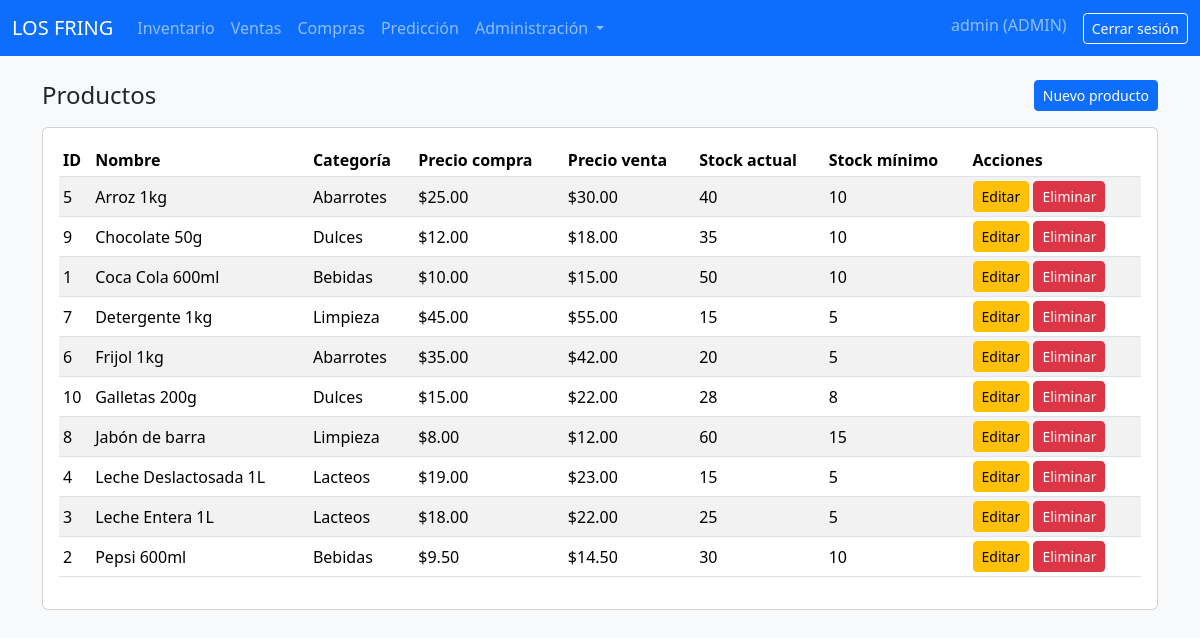
Page /productos/listar.php (signed in) on the committed database.
### tables this page shows
CREATE TABLE IF NOT EXISTS productos (
  id_producto INT AUTO_INCREMENT PRIMARY KEY,
  codigo_barras VARCHAR(50) DEFAULT NULL,
  nombre VARCHAR(150) NOT NULL,
  id_categoria INT DEFAULT NULL,
  precio_compra DECIMAL(10,2) NOT NULL DEFAULT 0,
  precio_venta DECIMAL(10,2) NOT NULL DEFAULT 0,
  stock_actual INT NOT NULL DEFAULT 0,
  stock_minimo INT NOT NULL DEFAULT 0,
  unidad VARCHAR(20) NOT NULL DEFAULT 'pz',
  fecha_caducidad DATE DEFAULT NULL,
  CONSTRAINT fk_productos_categoria
    FOREIGN KEY (id_categoria) REFERENCES categorias(id_categoria)
    ON UPDATE CASCADE ON DELETE SET NULL
);

CREATE TABLE IF NOT EXISTS categorias (
  id_categoria INT AUTO_INCREMENT PRIMARY KEY,
  nombre VARCHAR(100) NOT NULL
);

### productos/listar.php (the view, shortened to what this page needs)
<?php
$pdo = getPDO();
$stmt = $pdo->query('
    SELECT p.*, c.nombre AS categoria
    FROM productos p
    LEFT JOIN categorias c ON p.id_categoria = c.id_categoria
    ORDER BY p.nombre
');
$productos = $stmt->fetchAll();
include __DIR__ . '/../includes/header.php';
include __DIR__ . '/../includes/navbar.php';
?>
<div class="container">
    <div class="d-flex justify-content-between align-items-center mb-3">
        <h1 class="h4 mb-0">Productos</h1>
        <a href="crear.php" class="btn btn-primary btn-sm">Nuevo producto</a>
    </div>
    <div class="card">
        <div class="card-body">
            <table class="table table-striped table-sm align-middle">
                <thead>
                <tr>
                    <th>ID</th>
                    <th>Nombre</th>
                    <th>Categoría</th>
                    <th>Precio compra</th>
                    <th>Precio venta</th>
                    <th>Stock actual</th>
                    <th>Stock mínimo</th>
                    <th>Acciones</th>
                </tr>
                </thead>
                <tbody>
                <?php foreach ($productos as $p): ?>
                    <tr>
                        <td><?php echo (int)$p['id_producto']; ?></td>
                        <td><?php echo htmlspecialchars($p['nombre']); ?></td>
                        <td><?php echo htmlspecialchars($p['categoria'] ?? ''); ?></td>
                        <td>$<?php echo number_format((float)$p['precio_compra'], 2); ?></td>
                        <td>$<?php echo number_format((float)$p['precio_venta'], 2); ?></td>
                        <td><?php echo (int)$p['stock_actual']; ?></td>
                        <td><?php echo (int)$p['stock_minimo']; ?></td>
                        <td>
                            <a href="editar.php?id=<?php echo (int)$p['id_producto']; ?>" class="btn btn-warning btn-sm">Editar</a>
                            <a href="?eliminar=<?php echo (int)$p['id_producto']; ?>"
                               class="btn btn-danger btn-sm"
                               onclick="return confirm('¿Eliminar este producto?');">
                                Eliminar
                            </a>
                        </td>
                    </tr>
                <?php endforeach; ?>
                </tbody>
            </table>
        </div>
    </div>
</div>
<?php include __DIR__ . '/../includes/footer.php'; ?>

### assets/css/styles.css (style rules this page uses)
body { font-family: system-ui, -apple-system, BlinkMacSystemFont, "Segoe UI", sans-serif; }

### rows in the picture
productos: id_producto "5", nombre "Arroz 1kg", id_categoria.nombre "Abarrotes", precio_compra "25.00", precio_venta "30.00", stock_actual "40", stock_minimo "10"
productos: id_producto "9", nombre "Chocolate 50g", id_categoria.nombre "Dulces", precio_compra "12.00", precio_venta "18.00", stock_actual "35", stock_minimo "10"
productos: id_producto "1", nombre "Coca Cola 600ml", id_categoria.nombre "Bebidas", precio_compra "10.00", precio_venta "15.00", stock_actual "50", stock_minimo "10"
productos: id_producto "7", nombre "Detergente 1kg", id_categoria.nombre "Limpieza", precio_compra "45.00", precio_venta "55.00", stock_actual "15", stock_minimo "5"
productos: id_producto "6", nombre "Frijol 1kg", id_categoria.nombre "Abarrotes", precio_compra "35.00", precio_venta "42.00", stock_actual "20", stock_minimo "5"
productos: id_producto "10", nombre "Galletas 200g", id_categoria.nombre "Dulces", precio_compra "15.00", precio_venta "22.00", stock_actual "28", stock_minimo "8"
productos: id_producto "8", nombre "Jabón de barra", id_categoria.nombre "Limpieza", precio_compra "8.00", precio_venta "12.00", stock_actual "60", stock_minimo "15"
productos: id_producto "4", nombre "Leche Deslactosada 1L", id_categoria.nombre "Lacteos", precio_compra "19.00", precio_venta "23.00", stock_actual "15", stock_minimo "5"
productos: id_producto "3", nombre "Leche Entera 1L", id_categoria.nombre "Lacteos", precio_compra "18.00", precio_venta "22.00", stock_actual "25", stock_minimo "5"
productos: id_producto "2", nombre "Pepsi 600ml", id_categoria.nombre "Bebidas", precio_compra "9.50", precio_venta "14.50", stock_actual "30", stock_minimo "10"

### other values in the picture
$usuario "admin"
$rol "ADMIN"
